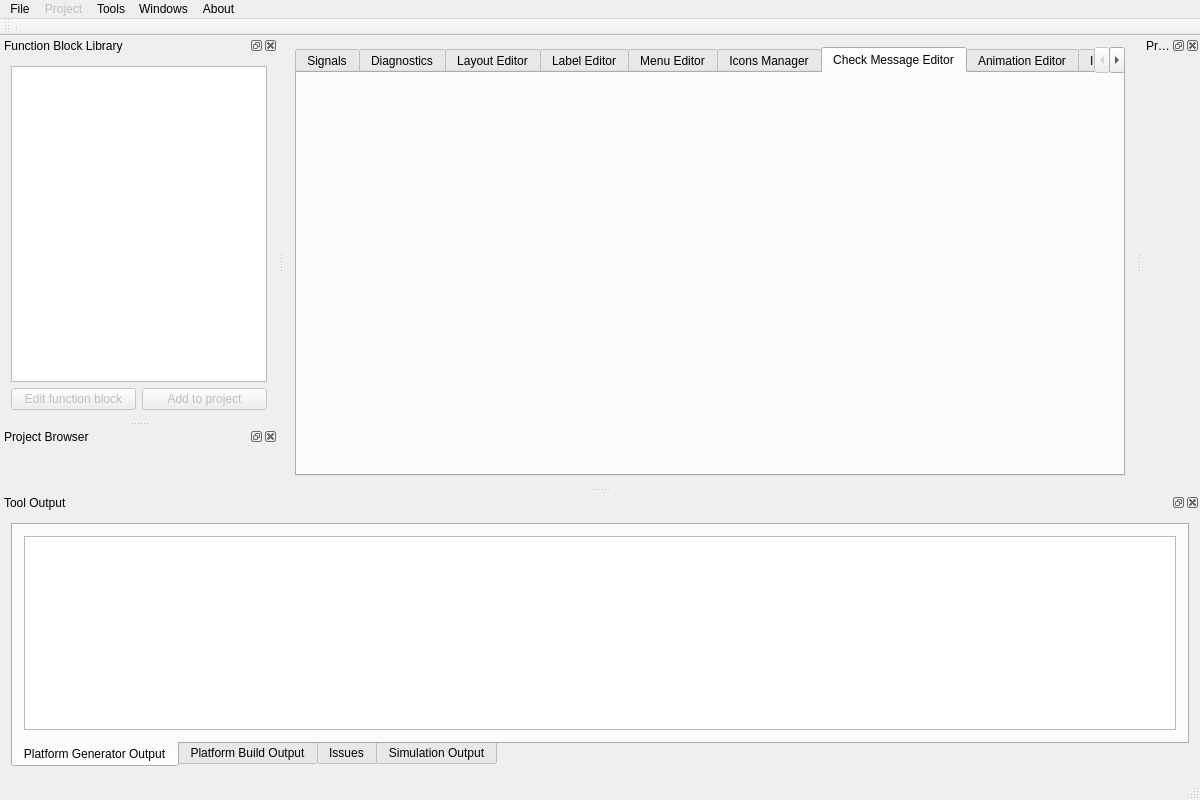
<?xml version="1.0" encoding="UTF-8"?>
<ui version="4.0">
 <class>MainWindow</class>
 <widget class="QMainWindow" name="MainWindow">
  <property name="geometry">
   <rect>
    <x>0</x>
    <y>0</y>
    <width>1200</width>
    <height>800</height>
   </rect>
  </property>
  <property name="sizePolicy">
   <sizepolicy hsizetype="Expanding" vsizetype="Expanding">
    <horstretch>0</horstretch>
    <verstretch>0</verstretch>
   </sizepolicy>
  </property>
  <property name="windowTitle">
   <string>FDT</string>
  </property>
  <widget class="QWidget" name="centralWidget">
   <layout class="QGridLayout" name="gridLayout_11">
    <item row="0" column="0">
     <widget class="QTabWidget" name="mainTabWidget">
      <property name="currentIndex">
       <number>6</number>
      </property>
      <widget class="QWidget" name="SignalMappingTab">
       <attribute name="title">
        <string>Signals</string>
       </attribute>
       <layout class="QGridLayout" name="gridLayout">
        <item row="0" column="0">
         <widget class="QTabWidget" name="SignalLayoutTab">
          <property name="currentIndex">
           <number>2</number>
          </property>
          <widget class="QWidget" name="SigMapTab">
           <attribute name="title">
            <string>Signal Mapping</string>
           </attribute>
           <layout class="QGridLayout" name="gridLayout_14">
            <item row="0" column="0">
             <layout class="QGridLayout" name="SignalMappingLayout">
              <property name="sizeConstraint">
               <enum>QLayout::SetDefaultConstraint</enum>
              </property>
             </layout>
            </item>
           </layout>
          </widget>
          <widget class="QWidget" name="SinksOverviewTab">
           <attribute name="title">
            <string>Sinks Overview</string>
           </attribute>
           <layout class="QGridLayout" name="gridLayout_16">
            <item row="0" column="0">
             <layout class="QGridLayout" name="SinksOverviewLayout"/>
            </item>
           </layout>
          </widget>
          <widget class="QWidget" name="SourcesOverviewTab">
           <attribute name="title">
            <string>Sources Overview</string>
           </attribute>
           <layout class="QGridLayout" name="gridLayout_17">
            <item row="0" column="0">
             <layout class="QGridLayout" name="SourcesOverviewLayout"/>
            </item>
           </layout>
          </widget>
         </widget>
        </item>
       </layout>
      </widget>
      <widget class="QWidget" name="DiagnosticsTab">
       <attribute name="title">
        <string>Diagnostics</string>
       </attribute>
       <layout class="QGridLayout" name="gridLayout_13">
        <item row="0" column="0">
         <layout class="QGridLayout" name="DiagLayout"/>
        </item>
       </layout>
      </widget>
      <widget class="QWidget" name="LayoutEditorTab">
       <attribute name="title">
        <string>Layout Editor</string>
       </attribute>
       <layout class="QGridLayout" name="gridLayout_10"/>
      </widget>
      <widget class="QWidget" name="LabelEditorTab">
       <attribute name="title">
        <string>Label Editor</string>
       </attribute>
       <layout class="QGridLayout" name="gridLayout_7">
        <item row="0" column="0">
         <layout class="QGridLayout" name="LabelEditorLayout"/>
        </item>
       </layout>
      </widget>
      <widget class="QWidget" name="MenuDesignerTab">
       <attribute name="title">
        <string>Menu Editor</string>
       </attribute>
       <layout class="QGridLayout" name="gridLayout_8"/>
      </widget>
      <widget class="QWidget" name="IconManagerTab">
       <attribute name="title">
        <string>Icons Manager</string>
       </attribute>
       <layout class="QGridLayout" name="gridLayout_12"/>
      </widget>
      <widget class="QWidget" name="CheckMessageTab">
       <attribute name="title">
        <string>Check Message Editor</string>
       </attribute>
       <layout class="QGridLayout" name="gridLayout_20"/>
      </widget>
      <widget class="QWidget" name="AnimationEditorTab">
       <attribute name="title">
        <string>Animation Editor</string>
       </attribute>
       <layout class="QGridLayout" name="gridLayout_19"/>
      </widget>
      <widget class="QWidget" name="ImageManagerTab">
       <attribute name="title">
        <string>Image Manager</string>
       </attribute>
       <layout class="QGridLayout" name="gridLayout_18"/>
      </widget>
     </widget>
    </item>
   </layout>
  </widget>
  <widget class="QMenuBar" name="menuBar">
   <property name="geometry">
    <rect>
     <x>0</x>
     <y>0</y>
     <width>1200</width>
     <height>21</height>
    </rect>
   </property>
   <widget class="QMenu" name="menuFile">
    <property name="title">
     <string>File</string>
    </property>
    <addaction name="actionNewProject"/>
    <addaction name="actionOpenProject"/>
    <addaction name="actionReloadProject"/>
    <addaction name="separator"/>
    <addaction name="actionSaveProject"/>
    <addaction name="actionCloseProject"/>
    <addaction name="separator"/>
    <addaction name="actionQuit"/>
   </widget>
   <widget class="QMenu" name="menuTools">
    <property name="title">
     <string>Tools</string>
    </property>
    <addaction name="actionCreateFunctionBlock"/>
    <addaction name="separator"/>
    <addaction name="actionSchedulerAnalysis"/>
    <addaction name="separator"/>
    <addaction name="actionSettings"/>
   </widget>
   <widget class="QMenu" name="menuAbout">
    <property name="title">
     <string>About</string>
    </property>
    <addaction name="actionHelp"/>
    <addaction name="actionAbout_FDT"/>
   </widget>
   <widget class="QMenu" name="menuWindows">
    <property name="title">
     <string>Windows</string>
    </property>
   </widget>
   <widget class="QMenu" name="menuProject">
    <property name="enabled">
     <bool>false</bool>
    </property>
    <property name="title">
     <string>Project</string>
    </property>
    <widget class="QMenu" name="menuActiveBuildTarget">
     <property name="title">
      <string>Active Build Target</string>
     </property>
     <addaction name="actionSimulationActive"/>
     <addaction name="actionTargetActive"/>
    </widget>
    <addaction name="actionGenerate"/>
    <addaction name="actionBuild"/>
    <addaction name="actionQuickBuild"/>
    <addaction name="actionRun"/>
    <addaction name="menuActiveBuildTarget"/>
    <addaction name="separator"/>
    <addaction name="actionOpenProjectProperties"/>
   </widget>
   <addaction name="menuFile"/>
   <addaction name="menuProject"/>
   <addaction name="menuTools"/>
   <addaction name="menuWindows"/>
   <addaction name="menuAbout"/>
  </widget>
  <widget class="QStatusBar" name="statusBar"/>
  <widget class="QDockWidget" name="functionLibraryDock">
   <property name="sizePolicy">
    <sizepolicy hsizetype="Expanding" vsizetype="Expanding">
     <horstretch>0</horstretch>
     <verstretch>0</verstretch>
    </sizepolicy>
   </property>
   <property name="allowedAreas">
    <set>Qt::LeftDockWidgetArea|Qt::RightDockWidgetArea</set>
   </property>
   <property name="windowTitle">
    <string>Function Block Library</string>
   </property>
   <attribute name="dockWidgetArea">
    <number>1</number>
   </attribute>
   <widget class="QWidget" name="dockWidgetContents">
    <layout class="QVBoxLayout" name="verticalLayout">
     <item>
      <widget class="QTreeView" name="functionLibraryTree"/>
     </item>
     <item>
      <layout class="QHBoxLayout" name="horizontalLayout_2">
       <item>
        <widget class="QPushButton" name="editFunctionBlockButton">
         <property name="enabled">
          <bool>false</bool>
         </property>
         <property name="text">
          <string>Edit function block</string>
         </property>
        </widget>
       </item>
       <item>
        <widget class="QPushButton" name="addFunctionBlockButton">
         <property name="enabled">
          <bool>false</bool>
         </property>
         <property name="text">
          <string>Add to project</string>
         </property>
        </widget>
       </item>
      </layout>
     </item>
    </layout>
   </widget>
  </widget>
  <widget class="QToolBar" name="toolBar">
   <property name="windowTitle">
    <string>toolBar</string>
   </property>
   <attribute name="toolBarArea">
    <enum>TopToolBarArea</enum>
   </attribute>
   <attribute name="toolBarBreak">
    <bool>false</bool>
   </attribute>
   <addaction name="separator"/>
  </widget>
  <widget class="QDockWidget" name="projectBrowserDock">
   <property name="sizePolicy">
    <sizepolicy hsizetype="Expanding" vsizetype="Expanding">
     <horstretch>0</horstretch>
     <verstretch>0</verstretch>
    </sizepolicy>
   </property>
   <property name="allowedAreas">
    <set>Qt::LeftDockWidgetArea|Qt::RightDockWidgetArea</set>
   </property>
   <property name="windowTitle">
    <string>Project Browser</string>
   </property>
   <attribute name="dockWidgetArea">
    <number>1</number>
   </attribute>
   <widget class="QWidget" name="projectBrowserContainer">
    <layout class="QVBoxLayout" name="verticalLayout_2"/>
   </widget>
  </widget>
  <widget class="QDockWidget" name="propertiesDock">
   <property name="sizePolicy">
    <sizepolicy hsizetype="MinimumExpanding" vsizetype="MinimumExpanding">
     <horstretch>0</horstretch>
     <verstretch>0</verstretch>
    </sizepolicy>
   </property>
   <property name="allowedAreas">
    <set>Qt::LeftDockWidgetArea|Qt::RightDockWidgetArea</set>
   </property>
   <property name="windowTitle">
    <string>Properties</string>
   </property>
   <attribute name="dockWidgetArea">
    <number>2</number>
   </attribute>
   <widget class="QWidget" name="propertiesDockContents">
    <property name="sizePolicy">
     <sizepolicy hsizetype="MinimumExpanding" vsizetype="MinimumExpanding">
      <horstretch>0</horstretch>
      <verstretch>0</verstretch>
     </sizepolicy>
    </property>
    <layout class="QGridLayout" name="gridLayout_3"/>
   </widget>
  </widget>
  <widget class="QDockWidget" name="toolOutputDock">
   <property name="sizePolicy">
    <sizepolicy hsizetype="Expanding" vsizetype="Expanding">
     <horstretch>0</horstretch>
     <verstretch>0</verstretch>
    </sizepolicy>
   </property>
   <property name="allowedAreas">
    <set>Qt::BottomDockWidgetArea|Qt::TopDockWidgetArea</set>
   </property>
   <property name="windowTitle">
    <string>Tool Output</string>
   </property>
   <attribute name="dockWidgetArea">
    <number>8</number>
   </attribute>
   <widget class="QWidget" name="toolOutputDockContents">
    <layout class="QGridLayout" name="gridLayout_2">
     <item row="0" column="0">
      <widget class="QTabWidget" name="toolOutputTabs">
       <property name="tabPosition">
        <enum>QTabWidget::South</enum>
       </property>
       <property name="currentIndex">
        <number>0</number>
       </property>
       <widget class="QWidget" name="generateToolOutputTab">
        <attribute name="title">
         <string>Platform Generator Output</string>
        </attribute>
        <layout class="QHBoxLayout" name="horizontalLayout">
         <item>
          <widget class="QPlainTextEdit" name="generateToolOutput">
           <property name="undoRedoEnabled">
            <bool>false</bool>
           </property>
           <property name="lineWrapMode">
            <enum>QPlainTextEdit::WidgetWidth</enum>
           </property>
           <property name="readOnly">
            <bool>true</bool>
           </property>
          </widget>
         </item>
        </layout>
       </widget>
       <widget class="QWidget" name="buildToolOutputTab">
        <property name="sizePolicy">
         <sizepolicy hsizetype="Preferred" vsizetype="Preferred">
          <horstretch>2</horstretch>
          <verstretch>0</verstretch>
         </sizepolicy>
        </property>
        <attribute name="title">
         <string>Platform Build Output</string>
        </attribute>
        <layout class="QGridLayout" name="gridLayout_5">
         <item row="0" column="2">
          <widget class="QPlainTextEdit" name="buildToolOutput">
           <property name="undoRedoEnabled">
            <bool>false</bool>
           </property>
           <property name="lineWrapMode">
            <enum>QPlainTextEdit::WidgetWidth</enum>
           </property>
           <property name="textInteractionFlags">
            <set>Qt::TextSelectableByKeyboard|Qt::TextSelectableByMouse</set>
           </property>
          </widget>
         </item>
         <item row="0" column="1">
          <widget class="QPushButton" name="abortButton">
           <property name="enabled">
            <bool>false</bool>
           </property>
           <property name="sizePolicy">
            <sizepolicy hsizetype="Minimum" vsizetype="Minimum">
             <horstretch>0</horstretch>
             <verstretch>0</verstretch>
            </sizepolicy>
           </property>
           <property name="text">
            <string>Abort</string>
           </property>
          </widget>
         </item>
        </layout>
       </widget>
       <widget class="QWidget" name="validationOutputTab">
        <attribute name="title">
         <string>Issues</string>
        </attribute>
        <layout class="QGridLayout" name="gridLayout_6">
         <item row="0" column="0">
          <widget class="QPlainTextEdit" name="validationOutput">
           <property name="readOnly">
            <bool>true</bool>
           </property>
          </widget>
         </item>
        </layout>
       </widget>
       <widget class="QWidget" name="simulationOutputTab">
        <attribute name="title">
         <string>Simulation Output</string>
        </attribute>
        <layout class="QGridLayout" name="gridLayout_9">
         <item row="0" column="0">
          <widget class="QPlainTextEdit" name="simulationOutput">
           <property name="readOnly">
            <bool>true</bool>
           </property>
          </widget>
         </item>
        </layout>
       </widget>
      </widget>
     </item>
    </layout>
   </widget>
  </widget>
  <action name="actionQuit">
   <property name="text">
    <string>Quit</string>
   </property>
   <property name="shortcut">
    <string>Alt+Q</string>
   </property>
  </action>
  <action name="actionOpenProject">
   <property name="text">
    <string>Open...</string>
   </property>
   <property name="shortcut">
    <string>Ctrl+O</string>
   </property>
  </action>
  <action name="actionSettings">
   <property name="text">
    <string>Settings</string>
   </property>
  </action>
  <action name="actionHelp">
   <property name="enabled">
    <bool>true</bool>
   </property>
   <property name="text">
    <string>Help</string>
   </property>
  </action>
  <action name="actionAbout_FDT">
   <property name="text">
    <string>About FDT</string>
   </property>
  </action>
  <action name="actionFunctionLibraryVisibility">
   <property name="checkable">
    <bool>true</bool>
   </property>
   <property name="checked">
    <bool>true</bool>
   </property>
   <property name="text">
    <string>Function Block List</string>
   </property>
  </action>
  <action name="actionProjectBrowserVisibility">
   <property name="checkable">
    <bool>true</bool>
   </property>
   <property name="checked">
    <bool>true</bool>
   </property>
   <property name="text">
    <string>Project Browser</string>
   </property>
  </action>
  <action name="actionPropertiesExplorerVisibility">
   <property name="checkable">
    <bool>true</bool>
   </property>
   <property name="checked">
    <bool>true</bool>
   </property>
   <property name="text">
    <string>Properties Explorer</string>
   </property>
  </action>
  <action name="actionCloseProject">
   <property name="enabled">
    <bool>false</bool>
   </property>
   <property name="text">
    <string>Close</string>
   </property>
  </action>
  <action name="actionSaveProject">
   <property name="enabled">
    <bool>false</bool>
   </property>
   <property name="text">
    <string>Save</string>
   </property>
   <property name="shortcut">
    <string>Ctrl+S</string>
   </property>
  </action>
  <action name="action_2">
   <property name="enabled">
    <bool>false</bool>
   </property>
   <property name="text">
    <string>Save As...</string>
   </property>
   <property name="shortcut">
    <string>Ctrl+Shift+S</string>
   </property>
  </action>
  <action name="actionBuild">
   <property name="enabled">
    <bool>false</bool>
   </property>
   <property name="text">
    <string>Build</string>
   </property>
   <property name="shortcut">
    <string>Ctrl+B</string>
   </property>
  </action>
  <action name="actionQuickBuild">
   <property name="enabled">
    <bool>false</bool>
   </property>
   <property name="text">
    <string>Quick Build</string>
   </property>
  </action>
  <action name="actionAddMenu">
   <property name="text">
    <string>Add Menu</string>
   </property>
  </action>
  <action name="actionRun">
   <property name="enabled">
    <bool>false</bool>
   </property>
   <property name="text">
    <string>Run Simulator</string>
   </property>
   <property name="shortcut">
    <string>Ctrl+R</string>
   </property>
  </action>
  <action name="actionNewProject">
   <property name="text">
    <string>New...</string>
   </property>
   <property name="shortcut">
    <string>Ctrl+N</string>
   </property>
  </action>
  <action name="actionCreateFunctionBlock">
   <property name="text">
    <string>Create Function Block...</string>
   </property>
  </action>
  <action name="actionMonochromeDisplayEnabled">
   <property name="checkable">
    <bool>true</bool>
   </property>
   <property name="text">
    <string>Enabled</string>
   </property>
  </action>
  <action name="actionOpenProjectProperties">
   <property name="enabled">
    <bool>true</bool>
   </property>
   <property name="text">
    <string>Properties</string>
   </property>
  </action>
  <action name="actionGenerate">
   <property name="enabled">
    <bool>false</bool>
   </property>
   <property name="text">
    <string>Generate </string>
   </property>
   <property name="shortcut">
    <string>Ctrl+G</string>
   </property>
  </action>
  <action name="actionSegmentDisplayEnabled">
   <property name="checkable">
    <bool>true</bool>
   </property>
   <property name="text">
    <string>Enabled</string>
   </property>
  </action>
  <action name="actionSchedulerAnalysis">
   <property name="enabled">
    <bool>false</bool>
   </property>
   <property name="text">
    <string>Scheduler Analysis</string>
   </property>
  </action>
  <action name="actionSimulationActive">
   <property name="checkable">
    <bool>true</bool>
   </property>
   <property name="text">
    <string>Simulation</string>
   </property>
  </action>
  <action name="actionTargetActive">
   <property name="checkable">
    <bool>true</bool>
   </property>
   <property name="text">
    <string>Target</string>
   </property>
  </action>
  <action name="actionReloadProject">
   <property name="text">
    <string>Reload project</string>
   </property>
  </action>
 </widget>
 <layoutdefault spacing="6" margin="11"/>
 <resources/>
 <connections/>
</ui>
